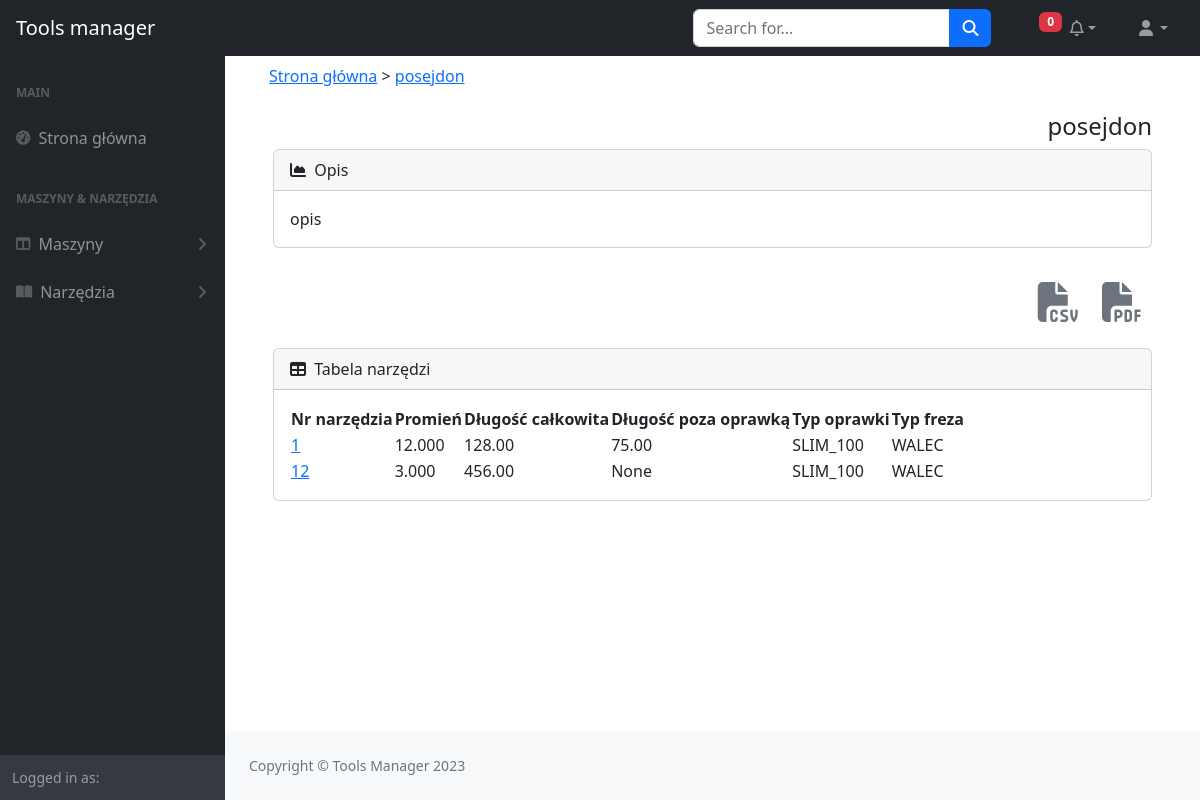
Page /machine/1/ on the committed database.
### machines/models.py (models this page shows, shortened)
class Machine(models.Model):
    name = models.CharField(max_length=100)
    description = models.TextField()
    author = models.ForeignKey(User, on_delete=models.SET_NULL, null=True, blank=True)

### tools_assembly/models.py (models this page shows, shortened)
class ToolAssembly(models.Model):
    tool_nr = models.PositiveIntegerField()
    radius = models.DecimalField(max_digits=10, decimal_places=3, blank=True, null=True)
    total_length = models.DecimalField(max_digits=10, decimal_places=2, blank=True, null=True)
    outside_holder = models.DecimalField(max_digits=10, decimal_places=2, blank=True, null=True)
    machine = models.ForeignKey(Machine, on_delete=models.SET_DEFAULT, default=None, related_name='tools')
    holder = models.ForeignKey(Holder, on_delete=models.CASCADE)
    tool = models.ForeignKey(Tool, on_delete=models.CASCADE)
    author = models.ForeignKey(User, on_delete=models.SET_DEFAULT, default=None)

### holders/models.py (models this page shows, shortened)
class Holder(models.Model):
    holder_type_choices = [
        ('type_1', 'SLIM_100'),
        ('type_2', 'SLIM_150'),
        ('type_3', 'SLIM_200'),
        ('type_4', 'TERMO_100'),
        ('type_5', 'TERMO_150'),
        ('type_6', 'TERMO_200'),
        ('type_7', 'ER_32'),
        ('type_8', 'ER_40'),
        ('type_9', 'WELDON_100'),
        ('type_10', 'WELDON_150'),
        ('type_11', 'WELDON_200'),
        ('type_12', 'STYROPIAN'),
        ('type_13', 'UCHWYT_76'),
    ]
    holder_type_dict = dict(holder_type_choices)
    holder_type = models.CharField(max_length=100, choices=holder_type_choices)
    inner_diameter = models.PositiveIntegerField()
    catalog_nr = models.CharField(max_length=100, blank=True)
    LH1 = models.DecimalField(max_digits=10, decimal_places=3, blank=True, null=True)
    DH1_A = models.DecimalField(max_digits=10, decimal_places=3, blank=True, null=True)
    DH1_B = models.DecimalField(max_digits=10, decimal_places=3, blank=True, null=True)
    LH2 = models.DecimalField(max_digits=10, decimal_places=3, blank=True, null=True)
    DH2 = models.DecimalField(max_digits=10, decimal_places=3, blank=True, null=True)
    LH3 = models.DecimalField(max_digits=10, decimal_places=3, blank=True, null=True)
    DH3 = models.DecimalField(max_digits=10, decimal_places=3, blank=True, null=True)
    author = models.ForeignKey(User, on_delete=models.SET_DEFAULT, default=None)

### tools/models.py (models this page shows, shortened)
class Tool(models.Model):
    tool_type_choices = [
        ('end_mill', 'WALEC'),
        ('ball_nose', 'KULA'),
        ('bull_nose', 'WALEC_Z_R'),
        ('typer_ball_nose', 'STOZKOWY'),
        ('engraving', 'GRAWERKA'),
        ('drill', 'WIERTŁO'),
    ]
    tool_type_dict = dict(tool_type_choices)
    tool_type = models.CharField(max_length=100, choices=tool_type_choices)
    catalog_nr = models.CharField(max_length=100)
    R = models.DecimalField(max_digits=10, decimal_places=3, blank=True, null=True)
    L1 = models.DecimalField(max_digits=10, decimal_places=3, blank=True, null=True)
    D1 = models.DecimalField(max_digits=10, decimal_places=3, blank=True, null=True)
    L2 = models.DecimalField(max_digits=10, decimal_places=3, blank=True, null=True)
    D2 = models.DecimalField(max_digits=10, decimal_places=3, blank=True, null=True)
    L3 = models.DecimalField(max_digits=10, decimal_places=3, blank=True, null=True)
    D3 = models.DecimalField(max_digits=10, decimal_places=3, blank=True, null=True)
    L4 = models.DecimalField(max_digits=10, decimal_places=3, blank=True, null=True)
    D4 = models.DecimalField(max_digits=10, decimal_places=3, blank=True, null=True)
    author = models.ForeignKey(User, on_delete=models.SET_DEFAULT, default=None)

### machines/views.py (the view)
# urls.py: path('machine/<int:pk>/', MachineDetailView.as_view(), name='machine-detail'),
class MachineDetailView(BreadcrumbMixin, DetailView):
    model = Machine
    template_name = 'machines/machine_detail.html'
    def get(self, request, *args, **kwargs):
        user = request.user
        logger.info(f'Machine Detail View accessed by user {user}')
        return super().get(request, *args, **kwargs)

### machines/context_processors.py (called while the page is built)
def all_machines(request):
    return {'machines': Machine.objects.all()}

def user_notifications(request):
    if not request.user.is_anonymous:
        user = request.user
        return {'user_notifications': UserNotification.objects.filter(user=user, is_read=False).select_related(
                'notification__user_comment').order_by('-notification__created_at')}
    return {'user_notifications': []}

### machines/views.py (called while the page is built)
    def get_context_data(self, **kwargs):
        context = super().get_context_data(**kwargs)
        context['breadcrumbs'] = self.get_breadcrumbs()
        return context

    def get_breadcrumbs(self):
        breadcrumbs = [{'title': 'Strona główna', 'url': reverse('app-home')}]
        if isinstance(self, MachineDetailView):
            machine = self.get_object()
            breadcrumbs.append({'title': machine.name, 'url': reverse('machine-detail', kwargs={'pk': machine.pk})})
        elif isinstance(self, MachineCreateView):
            breadcrumbs.append({'title': 'Utwórz nową maszynę', 'url': reverse('machine-create')})
        elif isinstance(self, MachineUpdateView):
            machine = self.get_object()
            breadcrumbs.append({'title': machine.name, 'url': reverse('machine-detail', kwargs={'pk': machine.pk})})
            breadcrumbs.append({'title': 'Aktualizuj', 'url': reverse('machine-update', kwargs={'pk': machine.pk})})
        return breadcrumbs

### machines/templates/machines/machine_detail.html (shortened to what this page needs)
{% extends 'machines/index.html' %}
{% load static %}
{% block content %}
    <div class="container-fluid px-4">
        <h4 class="mt-4 text-end">{{ machine.name }}
        </h4>
        <div class="row-md-6">
                <div class="card mb-4">
                    <div class="card-header">
                        <i class="fas fa-chart-area me-1"></i>
                        Opis
                    </div>
                    <div class="card-body">{{ machine.description|linebreaksbr }}</div>
                </div>
        </div>
       <div class="text-end mb-3">
            <a href="{% url 'generate-csv' %}" class="custom-icon">
                <i class="fa-solid fa-file-csv"></i></a>
            <a href="{% url 'generate-pdf' %}" class="custom-icon">
                <i class="fa-solid fa-file-pdf"></i></a>
        </div>
        <div class="card mb-4">
                    <div class="card-header">
                        <i class="fas fa-table me-1"></i>
                        Tabela narzędzi
                    </div>
                    <div class="card-body">
                        <table id="datatablesSimple">
                            <thead>
                                <tr>
                                    <th>Nr narzędzia</th>
                                    <th>Promień</th>
                                    <th>Długość całkowita</th>
                                    <th>Długość poza oprawką</th>
                                    <th>Typ oprawki</th>
                                    <th>Typ freza</th>
                                </tr>
                            </thead>
                            <tbody>
                                {% for tool_assembly in machine.tools.all %}
                            <tr>
                                <td><a href="{% url 'tool-assembly-detail' tool_assembly.pk %}"/>{{ tool_assembly.tool_nr }}</td>
                                <td>{{ tool_assembly.radius }}</td>
                                <td>{{ tool_assembly.total_length }}</td>
                                <td>{{ tool_assembly.outside_holder }}</td>
                                <td>{{ tool_assembly.holder.get_holder_type_display }}</td>
                                <td>{{ tool_assembly.tool.get_tool_type_display }}</td>
                            </tr>
                        {% endfor %}
                            </tbody>
                        </table>
                    </div>
        </div>
    </div>
{% endblock %}

### machines/templates/machines/index.html (shortened to what this page needs)
{% load static %}
<!DOCTYPE html>
<html lang="en">
    <head>
        <link href="https://cdn.jsdelivr.net/npm/simple-datatables@7.1.2/dist/style.min.css" rel="stylesheet" />
        <link href="{% static 'css/styles.css' %}" rel="stylesheet" />
    </head>
    <body class="sb-nav-fixed">
        <nav class="sb-topnav navbar navbar-expand navbar-dark bg-dark">
            <a class="navbar-brand ps-3" href="{% url 'app-home' %}">Tools manager</a>
            <form class="d-none d-md-inline-block form-inline ms-auto me-0 me-md-3 my-2 my-md-0">
                <div class="input-group">
                    <input class="form-control" type="text" placeholder="Search for..." aria-label="Search for..." aria-describedby="btnNavbarSearch" />
                    <button class="btn btn-primary" id="btnNavbarSearch" type="button"><i class="fas fa-search"></i></button>
                </div>
            </form>
            <ul class="navbar-nav ms-auto ms-md-0 me-3 me-lg-4">
                <ul>
                    {% if user_notifications.count > 0 %}
                        <span class="badge bg-danger">{{ user_notifications.count }}</span>
                    {% else %}
                        <span class="badge bg-danger">0</span>
                    {% endif %}
                </ul>
                <li class="nav-item dropdown">
                    <a class="nav-link dropdown-toggle" id="navbarNotification" href="#" role="button" data-bs-toggle="dropdown" aria-expanded="false"><i class="fa-regular fa-bell"></i></a>
                </li>
            </ul>
            <ul class="navbar-nav ms-auto ms-md-0 me-3 me-lg-4">
                <li class="nav-item dropdown">
                    <a class="nav-link dropdown-toggle" id="navbarDropdown" href="#" role="button" data-bs-toggle="dropdown" aria-expanded="false"><i class="fas fa-user fa-fw"></i></a>
                </li>
            </ul>
        </nav>
        <div id="layoutSidenav">
            <div id="layoutSidenav_nav">
                <nav class="sb-sidenav accordion sb-sidenav-dark" id="sidenavAccordion">
                    <div class="sb-sidenav-menu">
                        <div class="nav">
                            <div class="sb-sidenav-menu-heading">Main</div>
                            <a class="nav-link" href="{% url 'app-home' %}">
                                <div class="sb-nav-link-icon"><i class="fas fa-tachometer-alt"></i></div>
                                Strona główna
                            </a>
                            <div class="sb-sidenav-menu-heading">Maszyny & Narzędzia</div>
                            <a class="nav-link collapsed" href="#" data-bs-toggle="collapse" data-bs-target="#collapseLayouts" aria-expanded="false" aria-controls="collapseLayouts">
                                <div class="sb-nav-link-icon"><i class="fas fa-columns"></i></div>
                                Maszyny
                                <div class="sb-sidenav-collapse-arrow"><i class="fas fa-angle-down"></i></div>
                            </a>
                            <a class="nav-link collapsed" href="#" data-bs-toggle="collapse" data-bs-target="#collapsePages" aria-expanded="false" aria-controls="collapsePages">
                                <div class="sb-nav-link-icon"><i class="fas fa-book-open"></i></div>
                                Narzędzia
                                <div class="sb-sidenav-collapse-arrow"><i class="fas fa-angle-down"></i></div>
                            </a>
                        </div>
                    </div>
                    <div class="sb-sidenav-footer">
                        <div class="small">Logged in as:</div>
                    </div>
                </nav>
            </div>
            <div id="layoutSidenav_content">
            <main>
                <div class="container-fluid px-4">
                    <div class="breadcrumbs container-fluid ">
                        {% for breadcrumb in breadcrumbs %}
                            <a href="{{ breadcrumb.url }}">{{ breadcrumb.title }}</a>
                            {% if not forloop.last %}&gt;{% endif %}
                        {% endfor %}
                    </div>
                    {% block content %}{% endblock %}
                </div>
            </main>
                <footer class="py-4 bg-light mt-auto">
                    <div class="container-fluid px-4">
                        <div class="d-flex align-items-center justify-content-between small">
                            <div class="text-muted">Copyright &copy; Tools Manager 2023</div>
                        </div>
                    </div>
                </footer>
            </div>
        </div>
    </body>
</html>

### machines/templates/machines/index.html (style rules this page uses)
.custom-icon { font-size: 20px; color: #6c757d; margin: 5px; }
.breadcrumbs { margin: 8px; }

### machines/templates/machines/machine_detail.html (style rules this page uses)
.custom-icon { font-size: 40px; color: #6c757d; margin: 10px; }

### rows in the picture
Machine: title "posejdon", name "posejdon", description "opis"
ToolAssembly: tool_nr "1", radius "12.000", total_length "128.00", outside_holder "75.00", holder.holder_type "SLIM_100", tool.tool_type "WALEC"
ToolAssembly: tool_nr "12", radius "3.000", total_length "456.00", outside_holder "None", holder.holder_type "SLIM_100", tool.tool_type "WALEC"

### other values in the picture
{{ breadcrumb.title }} "Strona główna"
